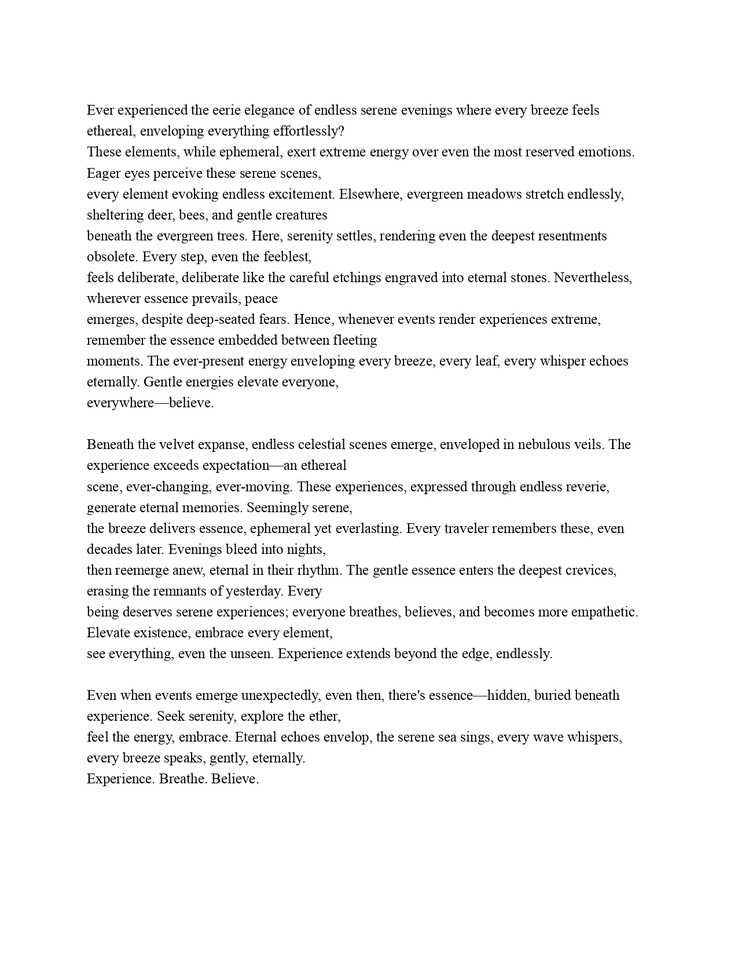
#> input picture Testing_images/TESTING_CV.jpg, 738 x 956 px, shrunk from 1275 x 1650 before the run, found by its file name
$ jupyter execute Printer_Mimic.ipynb
#> lines starting #> are read from the running program, lines starting #| are printed output that depends on the picture
to mimic the printing banding artifacts, which are caused by the mechanical and electrical components in printers,
we can add a sinusoidal variation across the image intensity perpendicular to the process direction
The direction in which the paper moves through the printer (usually vertical in portrait images).
banding appears as horizontal lines (perpendicular to the vertical process direction), also it is typically periodic in nature

banding(i)=A⋅sin(2π⋅f⋅ i/rows)

[cell 1]
import os
print(os.path.abspath("TESTING DOC_CV_page-0001.jpg"))

[cell 2]
# [32 lines of commented-out code are left out]

[cell 3]
import numpy as np
from PIL import Image
import matplotlib.pyplot as plt

def apply_banding(img, f=10, A=0.01):

# See this is used for simulating printer banding artifact which is applied evenly across the image
    rows, cols = img.shape
    y = np.arange(rows).reshape(-1, 1)
    banding = A * np.sin(2 * np.pi * f * y / rows)

    banded_img = img + banding
    banded_img = np.clip(banded_img, 0, 1)
    banded_img = (banded_img * 255).astype(np.uint8)  # Convertto 8-bit image

    return banded_img

def save_image(array, name):
    img = Image.fromarray(np.clip(array, 0, 255).astype(np.uint8))
    img.save(name + ".jpg")

image_path = r"/home/khushi/Desktop/CV_Printer_Identification/Testing_images/TESTING_CV.jpg"
img = Image.open(image_path).convert('L')
img = np.array(img, dtype=np.float32)
#> img: shape (956, 738) float32
img = img / 255.0

banded_img = apply_banding(img, f=10, A=0.01)
banded_img2 = apply_banding(img, f= 5, A = 0.1)
#> call 2 of apply_banding, with f = 5, A = 0.1
#> in apply_banding (call 2), `banded_img = img + banding`:
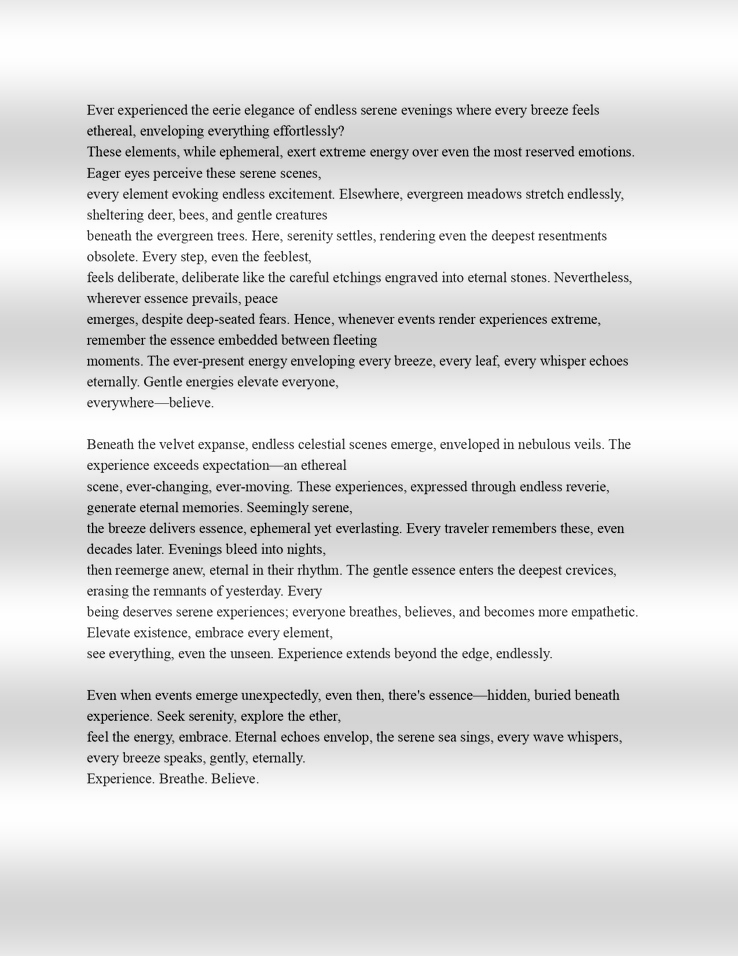
#> banded_img: shape (956, 738) float64; min -0.1, max 1.1, mean 0.956; drawn with min black and max white
#> in apply_banding (call 2), `banded_img = np.clip(banded_img, 0, 1)`:
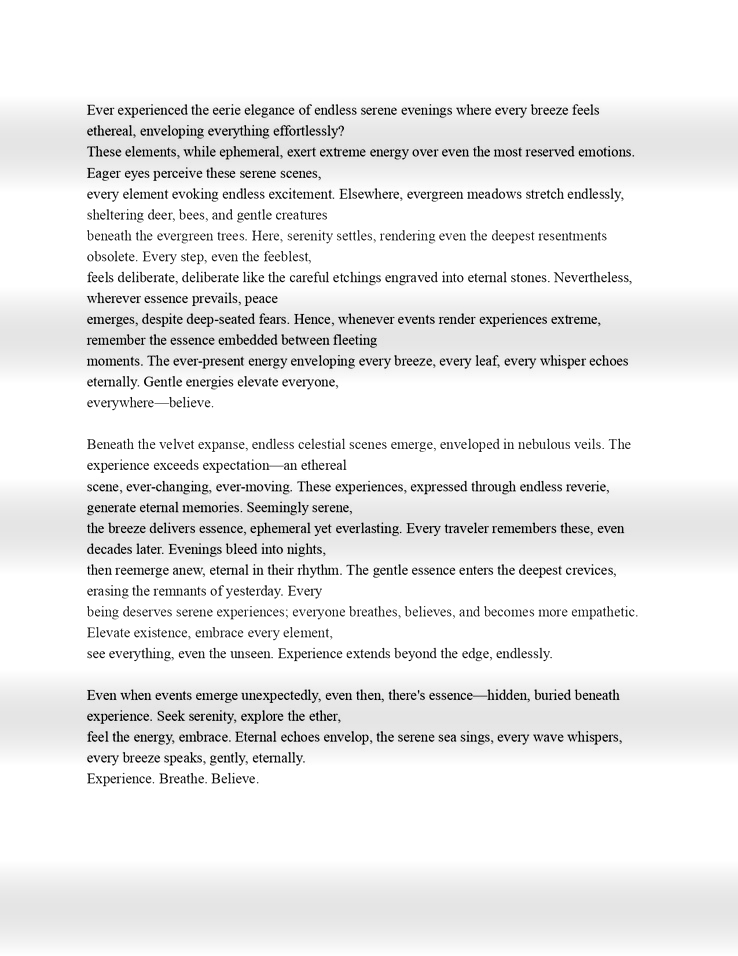
#> banded_img: shape (956, 738) float64; min 0, max 1, mean 0.927
banded_img3 = apply_banding(img, f = 10, A=0.1)
#> call 3 of apply_banding, with f = 10, A = 0.1
#> in apply_banding (call 3), `banded_img = img + banding`:
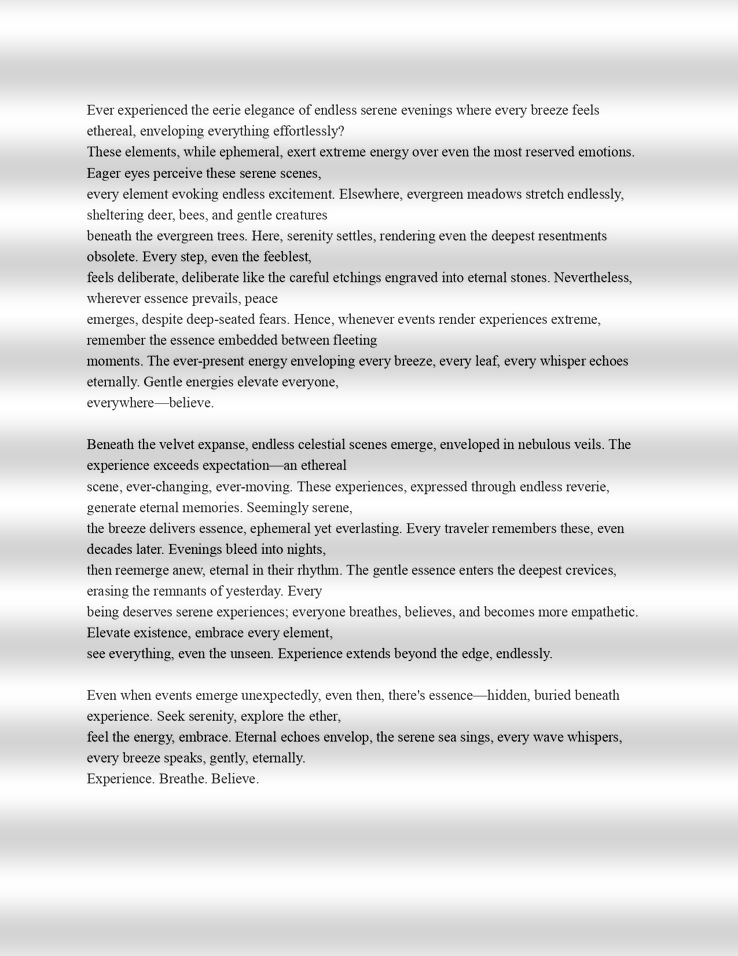
#> banded_img: shape (956, 738) float64; min -0.1, max 1.1, mean 0.956; drawn with min black and max white
#> in apply_banding (call 3), `banded_img = np.clip(banded_img, 0, 1)`:
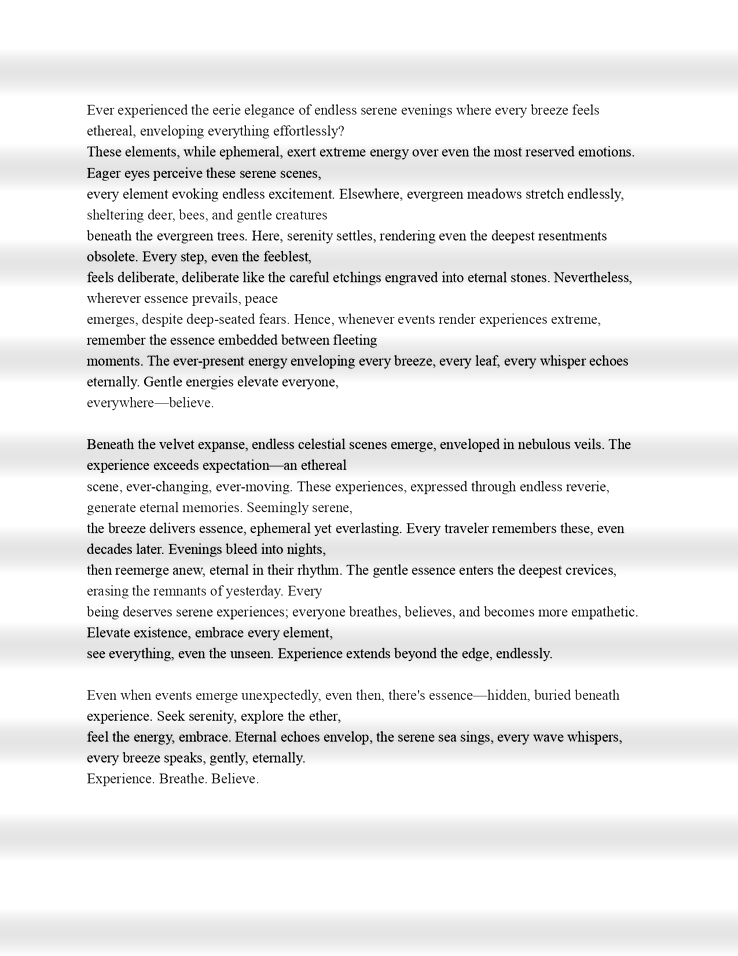
#> banded_img: shape (956, 738) float64; min 0, max 1, mean 0.927

plt.figure(figsize=(10, 5))
plt.subplot(1, 4, 1)
plt.title('Original')
plt.imshow(img, cmap='gray')
plt.axis('off')

plt.subplot(1, 4, 2)
plt.title('f=10 A = 0.01')
plt.imshow(banded_img, cmap='gray')
plt.axis('off')

plt.subplot(1, 4, 3)
plt.title('f = 5 A = 0.1')
plt.imshow(banded_img2, cmap='gray')
plt.axis('off')

plt.subplot(1, 4, 4)
plt.title('f = 10 A = 0.1')
plt.imshow(banded_img3, cmap='gray')
plt.axis('off')
plt.show()
# Save the banded image
# save_image(banded_img, "banded_image_10_0.01")
# save_image(banded_img2, "banded_image_10_0.04")
save_image(banded_img2, "banded_image_f5_A0.1")
save_image(banded_img3, "banded_image_f10_A0.1")
